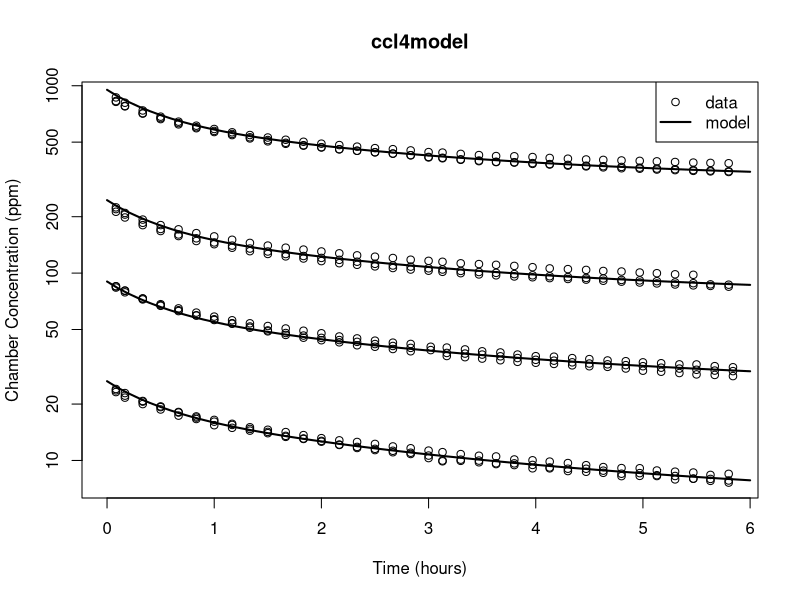
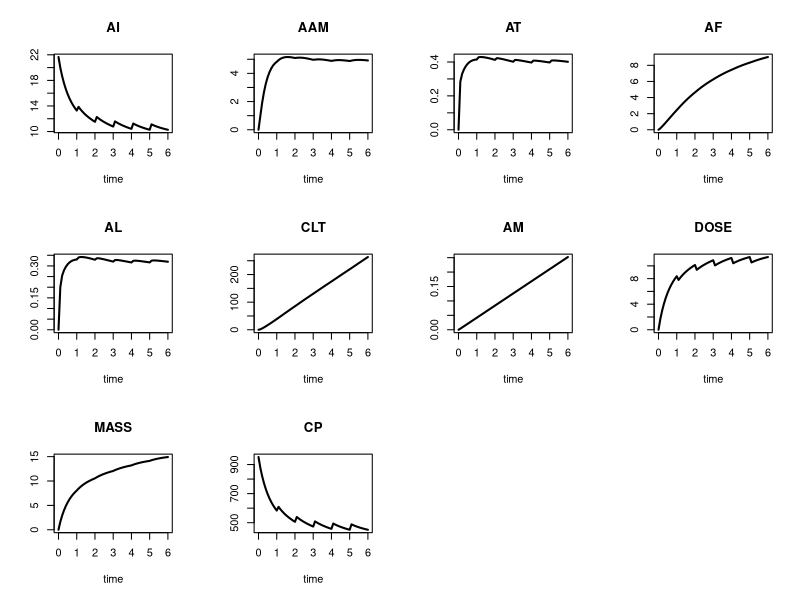
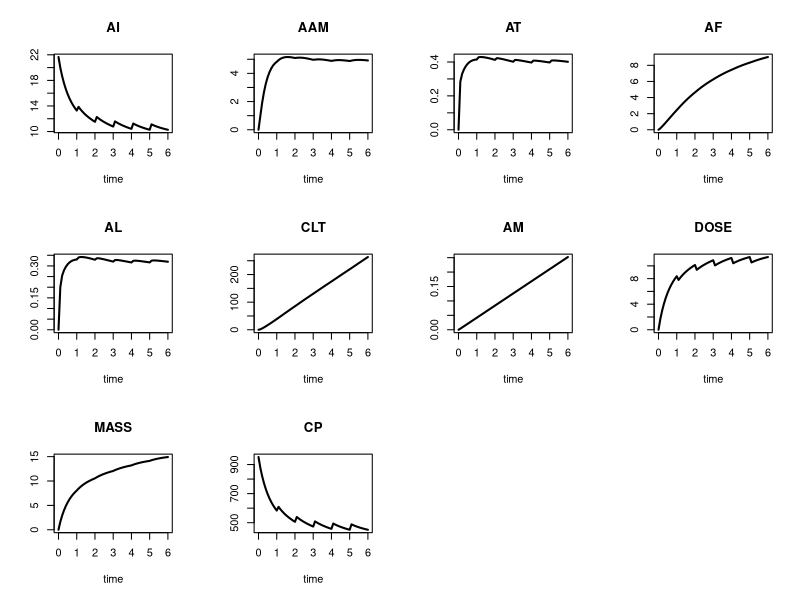

R code for these plots, in order:
library(deSolve)


### Name: ccl4model
### Title: The CCl4 Inhalation Model
### Aliases: ccl4model
### Keywords: models

### ** Examples

## =================
## Parameter values
## =================

Pm <- c(
  ## Physiological parameters
  BW = 0.182,   # Body weight (kg)
  QP = 4.0  ,   # Alveolar ventilation rate (hr^-1)
  QC = 4.0  ,   # Cardiac output (hr^-1)
  VFC = 0.08,   # Fraction fat tissue (kg/(kg/BW))
  VLC = 0.04,   # Fraction liver tissue (kg/(kg/BW))
  VMC = 0.74,   # Fraction of muscle tissue (kg/(kg/BW))
  QFC = 0.05,   # Fractional blood flow to fat ((hr^-1)/QC
  QLC = 0.15,   # Fractional blood flow to liver ((hr^-1)/QC)
  QMC = 0.32,   # Fractional blood flow to muscle ((hr^-1)/QC)

  ## Chemical specific parameters for chemical
  PLA = 16.17,  # Liver/air partition coefficient
  PFA = 281.48, # Fat/air partition coefficient
  PMA = 13.3,   # Muscle/air partition coefficient
  PTA = 16.17,  # Viscera/air partition coefficient
  PB = 5.487,   # Blood/air partition coefficient
  MW = 153.8,   # Molecular weight (g/mol)
  VMAX = 0.04321671, # Max. velocity of metabolism (mg/hr) -calibrated
  KM = 0.4027255,    # Michaelis-Menten constant (mg/l) -calibrated

  ## Parameters for simulated experiment
  CONC = 1000,  # Inhaled concentration
  KL = 0.02,    # Loss rate from empty chamber /hr
  RATS = 1.0,   # Number of rats enclosed in chamber
  VCHC = 3.8    # Volume of closed chamber (l)
)

## ================
## State variables
## ================
y <- c(
  AI  = 21, # total mass , mg
  AAM = 0,
  AT  = 0,
  AF  = 0,
  AL  = 0,
  CLT = 0,  # area under the conc.-time curve in the liver
  AM  = 0   # the amount metabolized (AM)
)

## ==================
## Model application
## ==================

times <- seq(0, 6, by = 0.1)

## initial inhaled concentration-calibrated
conc <- c(26.496, 90.197, 245.15, 951.46) 

plot(ChamberConc ~ time, data = ccl4data, xlab = "Time (hours)",
       xlim = range(c(0, ccl4data$time)),
       ylab = "Chamber Concentration (ppm)",
       log = "y", main = "ccl4model")

for (cc in conc) {
  Pm["CONC"] <- cc

  VCH <- Pm[["VCHC"]] - Pm[["RATS"]] * Pm[["BW"]]
  AI0 <- VCH * Pm[["CONC"]] * Pm[["MW"]]/24450 
  y["AI"] <- AI0
  
  ## run the model:
  out <- as.data.frame(ccl4model(times, y, Pm))
  lines(out$time, out$CP, lwd = 2)
}

legend("topright", lty = c(NA, 1), pch = c(1, NA), lwd = c(NA, 2),
       legend = c("data", "model"))

## ================================== 
## An example with tracer injection
## ==================================
## every day, a conc of 2 is added to AI.
## 1. implemented as a data.frame
eventdat <- data.frame(var = rep("AI", 6), time = 1:6 ,
  value = rep(1, 6), method = rep("add", 6))

eventdat

print(system.time(
  out <-ccl4model(times, y, Pm, events = list(data = eventdat))
))

plot(out, mfrow = c(3, 4), type = "l", lwd = 2)


# 2. implemented as a function in a DLL!
print(system.time(
out2 <-ccl4model(times, y, Pm, events = list(func = "eventfun", time = 1:6))
))

plot(out2, mfrow=c(3, 4), type = "l", lwd = 2)
